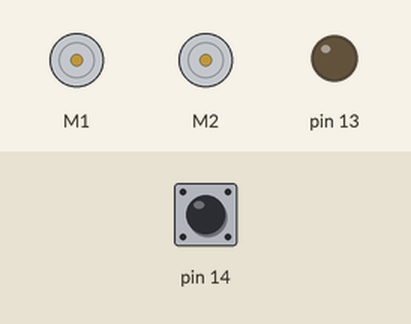
Simulated run of this sketch. Board: Arduino Leonardo, built with avr-gcc and run on an emulated ATmega32U4. Shown: 2 × DC motor (green arrow = forward, orange = backward, longer = faster), output pins drawn as LEDs (lit = HIGH). The test bench sets the inputs (shaded band); at power-on: pin 14 HIGH.

Above: at 0.8 s.
0.9 s: pin 14 pulled LOW for 0.15 s
At 2.6 s:
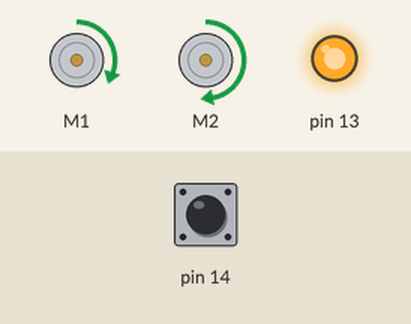
Timing chart, 0 to 59.5 s (numbered marks = the images above; inputs shaded):
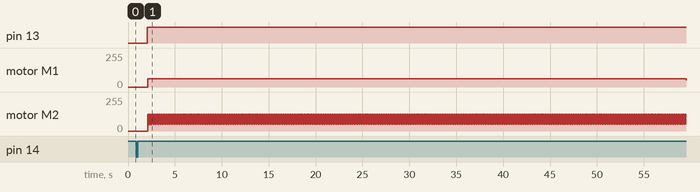

Measured:
- after the input at 0.9 s, pin 13: LOW → HIGH after 1.2 s; motor M1: stopped → forward 63/255 after 1.2 s

The sketch:

Circle.ino
```cpp
#include <Romi32U4.h>

Romi32U4Motors motors;
Romi32U4ButtonA buttonA;

void setup()
{
  // Wait for the user to press button A.
  buttonA.waitForButton();

  // Delay so that the robot does not move away while the user is
  // still touching it.
  delay(1000);
}

void loop()
{
  // Run left motor forward.
  ledYellow(1);
  for (int speed = 0; speed <= 100; speed++)
  {
    motors.setLeftSpeed(speed);
  }

  // Run right motor forward.
  ledRed(1);
  for (int speed = 0; speed <= 200; speed++)
  {
    motors.setRightSpeed(speed);
  }
}
```
